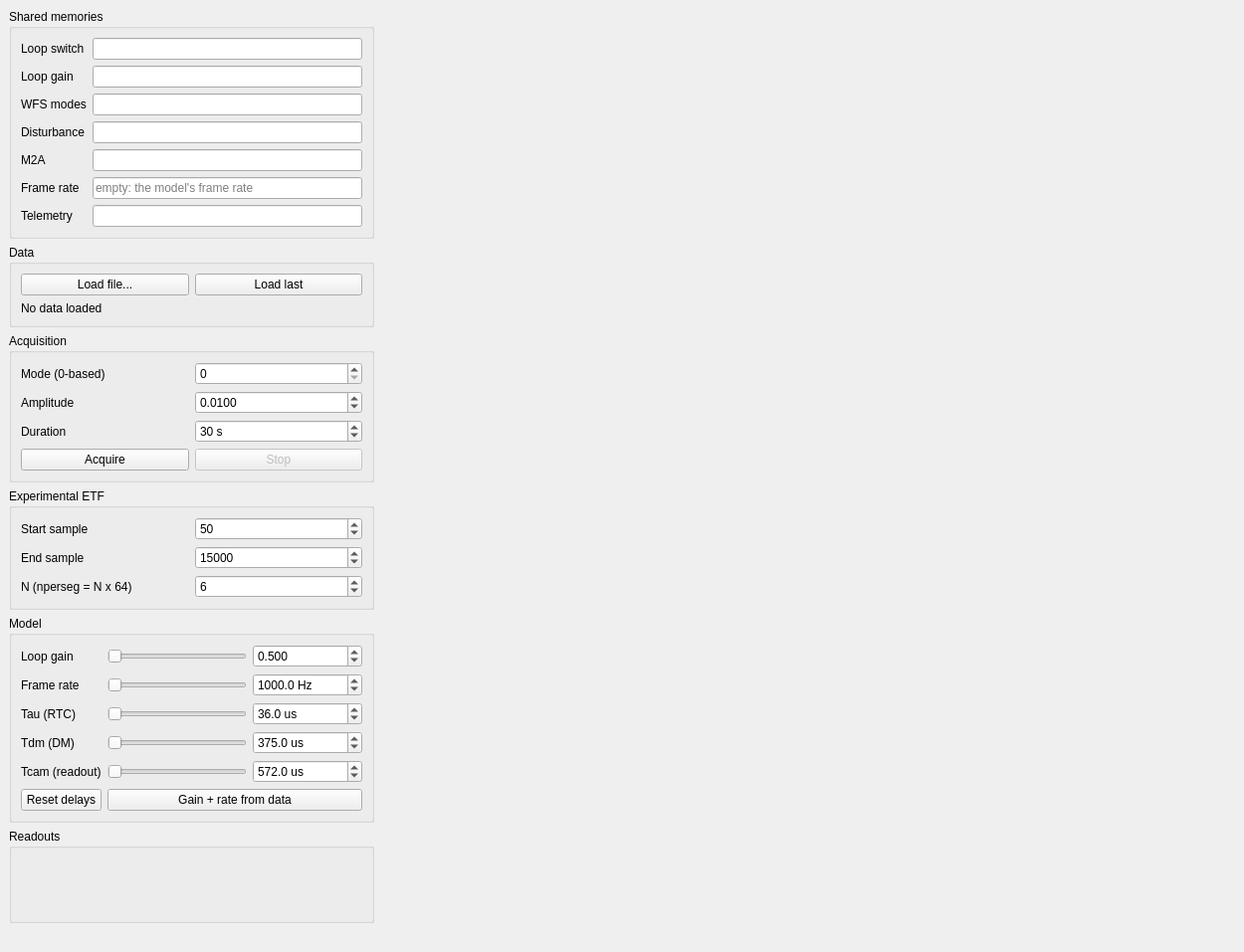
<?xml version="1.0" encoding="UTF-8"?>
<ui version="4.0">
 <class>MainWindow</class>
 <widget class="QMainWindow" name="MainWindow">
  <property name="geometry">
   <rect>
    <x>0</x>
    <y>0</y>
    <width>1250</width>
    <height>720</height>
   </rect>
  </property>
  <property name="windowTitle">
   <string>ETF</string>
  </property>
  <widget class="QWidget" name="centralwidget">
   <layout class="QHBoxLayout" name="mainLayout" stretch="0,1">
    <item>
     <layout class="QVBoxLayout" name="sideLayout">
      <item>
       <widget class="QGroupBox" name="shmGroup">
        <property name="title">
         <string>Shared memories</string>
        </property>
        <layout class="QFormLayout" name="shmForm">
         <item row="0" column="0">
          <widget class="QLabel" name="loopShmLabel">
           <property name="text">
            <string>Loop switch</string>
           </property>
          </widget>
         </item>
         <item row="0" column="1">
          <widget class="QLineEdit" name="loopShmEdit">
           <property name="toolTip">
            <string>Loop on/off SHM (0 open, 1 closed): closed for the first acquisition, open for the second. Left OPEN.</string>
           </property>
          </widget>
         </item>
         <item row="1" column="0">
          <widget class="QLabel" name="gainShmLabel">
           <property name="text">
            <string>Loop gain</string>
           </property>
          </widget>
         </item>
         <item row="1" column="1">
          <widget class="QLineEdit" name="gainShmEdit">
           <property name="toolTip">
            <string>Integrator gain SHM, read only: saved with the data (the model's gain)</string>
           </property>
          </widget>
         </item>
         <item row="2" column="0">
          <widget class="QLabel" name="modesShmLabel">
           <property name="text">
            <string>WFS modes</string>
           </property>
          </widget>
         </item>
         <item row="2" column="1">
          <widget class="QLineEdit" name="modesShmEdit">
           <property name="toolTip">
            <string>The modes measured by the WFS, recorded frame by frame (the acquisition follows its frames)</string>
           </property>
          </widget>
         </item>
         <item row="3" column="0">
          <widget class="QLabel" name="distShmLabel">
           <property name="text">
            <string>Disturbance</string>
           </property>
          </widget>
         </item>
         <item row="3" column="1">
          <widget class="QLineEdit" name="distShmEdit">
           <property name="toolTip">
            <string>DM channel taking the disturbance (actuators); zeroed at the end and on Stop</string>
           </property>
          </widget>
         </item>
         <item row="4" column="0">
          <widget class="QLabel" name="m2aShmLabel">
           <property name="text">
            <string>M2A</string>
           </property>
          </widget>
         </item>
         <item row="4" column="1">
          <widget class="QLineEdit" name="m2aShmEdit">
           <property name="toolTip">
            <string>Modes-to-actuators matrix (n_act x n_modes): the disturbance is the mode's column</string>
           </property>
          </widget>
         </item>
         <item row="5" column="0">
          <widget class="QLabel" name="fpsShmLabel">
           <property name="text">
            <string>Frame rate</string>
           </property>
          </widget>
         </item>
         <item row="5" column="1">
          <widget class="QLineEdit" name="fpsShmEdit">
           <property name="toolTip">
            <string>SHM holding the frame rate [Hz]; empty: the model's frame rate is used for the acquisition</string>
           </property>
           <property name="placeholderText">
            <string>empty: the model's frame rate</string>
           </property>
          </widget>
         </item>
         <item row="6" column="0">
          <widget class="QLabel" name="telemetryLabel">
           <property name="text">
            <string>Telemetry</string>
           </property>
          </widget>
         </item>
         <item row="6" column="1">
          <widget class="QLineEdit" name="telemetryEdit">
           <property name="toolTip">
            <string>Folder of the saved data (&lt;folder&gt;/&lt;date&gt;/&lt;tn&gt;/&lt;tn&gt;_data_rtf.npy) and of tmp/current_telemetry_folder.txt</string>
           </property>
          </widget>
         </item>
        </layout>
       </widget>
      </item>
      <item>
       <widget class="QGroupBox" name="dataGroup">
        <property name="title">
         <string>Data</string>
        </property>
        <layout class="QGridLayout" name="dataGrid">
         <item row="0" column="0">
          <widget class="QPushButton" name="loadButton">
           <property name="text">
            <string>Load file...</string>
           </property>
          </widget>
         </item>
         <item row="0" column="1">
          <widget class="QPushButton" name="loadLastButton">
           <property name="toolTip">
            <string>Newest ETF file in the folder named in &lt;telemetry&gt;/tmp/current_telemetry_folder.txt</string>
           </property>
           <property name="text">
            <string>Load last</string>
           </property>
          </widget>
         </item>
         <item row="1" column="0" colspan="2">
          <widget class="QLabel" name="dataLabel">
           <property name="text">
            <string>No data loaded</string>
           </property>
           <property name="wordWrap">
            <bool>true</bool>
           </property>
          </widget>
         </item>
        </layout>
       </widget>
      </item>
      <item>
       <widget class="QGroupBox" name="acquisitionGroup">
        <property name="title">
         <string>Acquisition</string>
        </property>
        <layout class="QGridLayout" name="acquisitionGrid">
         <item row="0" column="0">
          <widget class="QLabel" name="modeLabel">
           <property name="text">
            <string>Mode (0-based)</string>
           </property>
          </widget>
         </item>
         <item row="0" column="1">
          <widget class="QSpinBox" name="modeSpin">
           <property name="maximum">
            <number>10000</number>
           </property>
          </widget>
         </item>
         <item row="1" column="0">
          <widget class="QLabel" name="ampLabel">
           <property name="text">
            <string>Amplitude</string>
           </property>
          </widget>
         </item>
         <item row="1" column="1">
          <widget class="QDoubleSpinBox" name="ampSpin">
           <property name="decimals">
            <number>4</number>
           </property>
           <property name="maximum">
            <double>1.000000000000000</double>
           </property>
           <property name="singleStep">
            <double>0.001000000000000</double>
           </property>
           <property name="value">
            <double>0.010000000000000</double>
           </property>
          </widget>
         </item>
         <item row="2" column="0">
          <widget class="QLabel" name="durationLabel">
           <property name="text">
            <string>Duration</string>
           </property>
          </widget>
         </item>
         <item row="2" column="1">
          <widget class="QSpinBox" name="durationSpin">
           <property name="suffix">
            <string> s</string>
           </property>
           <property name="minimum">
            <number>1</number>
           </property>
           <property name="maximum">
            <number>600</number>
           </property>
           <property name="value">
            <number>30</number>
           </property>
          </widget>
         </item>
         <item row="3" column="0">
          <widget class="QPushButton" name="acquireButton">
           <property name="toolTip">
            <string>Runs daoEtfMeasure.py: closed loop then open loop with a random disturbance on the mode. The loop is left OPEN at the end.</string>
           </property>
           <property name="text">
            <string>Acquire</string>
           </property>
          </widget>
         </item>
         <item row="3" column="1">
          <widget class="QPushButton" name="stopButton">
           <property name="enabled">
            <bool>false</bool>
           </property>
           <property name="text">
            <string>Stop</string>
           </property>
          </widget>
         </item>
        </layout>
       </widget>
      </item>
      <item>
       <widget class="QGroupBox" name="experimentalGroup">
        <property name="title">
         <string>Experimental ETF</string>
        </property>
        <layout class="QGridLayout" name="experimentalGrid">
         <item row="0" column="0">
          <widget class="QLabel" name="startLabel">
           <property name="text">
            <string>Start sample</string>
           </property>
          </widget>
         </item>
         <item row="0" column="1">
          <widget class="QSpinBox" name="startSpin">
           <property name="maximum">
            <number>10000000</number>
           </property>
           <property name="value">
            <number>50</number>
           </property>
          </widget>
         </item>
         <item row="1" column="0">
          <widget class="QLabel" name="endLabel">
           <property name="text">
            <string>End sample</string>
           </property>
          </widget>
         </item>
         <item row="1" column="1">
          <widget class="QSpinBox" name="endSpin">
           <property name="minimum">
            <number>1</number>
           </property>
           <property name="maximum">
            <number>10000000</number>
           </property>
           <property name="value">
            <number>15000</number>
           </property>
          </widget>
         </item>
         <item row="2" column="0">
          <widget class="QLabel" name="nLabel">
           <property name="text">
            <string>N (nperseg = N x 64)</string>
           </property>
          </widget>
         </item>
         <item row="2" column="1">
          <widget class="QSpinBox" name="nSpin">
           <property name="toolTip">
            <string>Welch segment length: nperseg = N x 64</string>
           </property>
           <property name="minimum">
            <number>1</number>
           </property>
           <property name="maximum">
            <number>256</number>
           </property>
           <property name="value">
            <number>6</number>
           </property>
          </widget>
         </item>
        </layout>
       </widget>
      </item>
      <item>
       <widget class="QGroupBox" name="modelGroup">
        <property name="title">
         <string>Model</string>
        </property>
        <layout class="QGridLayout" name="modelGrid" columnstretch="0,1,0">
         <item row="0" column="0">
          <widget class="QLabel" name="gainLabel">
           <property name="text">
            <string>Loop gain</string>
           </property>
          </widget>
         </item>
         <item row="0" column="1">
          <widget class="QSlider" name="gainSlider">
           <property name="minimumSize">
            <size>
             <width>140</width>
             <height>0</height>
            </size>
           </property>
           <property name="orientation">
            <enum>Qt::Horizontal</enum>
           </property>
          </widget>
         </item>
         <item row="0" column="2">
          <widget class="QDoubleSpinBox" name="gainBox">
           <property name="minimumSize">
            <size>
             <width>110</width>
             <height>0</height>
            </size>
           </property>
           <property name="decimals">
            <number>3</number>
           </property>
           <property name="maximum">
            <double>1.500000000000000</double>
           </property>
           <property name="singleStep">
            <double>0.010000000000000</double>
           </property>
           <property name="value">
            <double>0.500000000000000</double>
           </property>
          </widget>
         </item>
         <item row="1" column="0">
          <widget class="QLabel" name="fsLabel">
           <property name="toolTip">
            <string>Sets Ti = 1 / frame rate</string>
           </property>
           <property name="text">
            <string>Frame rate</string>
           </property>
          </widget>
         </item>
         <item row="1" column="1">
          <widget class="QSlider" name="fsSlider">
           <property name="orientation">
            <enum>Qt::Horizontal</enum>
           </property>
          </widget>
         </item>
         <item row="1" column="2">
          <widget class="QDoubleSpinBox" name="fsBox">
           <property name="toolTip">
            <string>Sets Ti = 1 / frame rate</string>
           </property>
           <property name="suffix">
            <string> Hz</string>
           </property>
           <property name="decimals">
            <number>1</number>
           </property>
           <property name="minimum">
            <double>50.000000000000000</double>
           </property>
           <property name="maximum">
            <double>5000.000000000000000</double>
           </property>
           <property name="singleStep">
            <double>10.000000000000000</double>
           </property>
           <property name="value">
            <double>1000.000000000000000</double>
           </property>
          </widget>
         </item>
         <item row="2" column="0">
          <widget class="QLabel" name="tauLabel">
           <property name="toolTip">
            <string>RTC computation + transfer of the command to the DM</string>
           </property>
           <property name="text">
            <string>Tau (RTC)</string>
           </property>
          </widget>
         </item>
         <item row="2" column="1">
          <widget class="QSlider" name="tauSlider">
           <property name="orientation">
            <enum>Qt::Horizontal</enum>
           </property>
          </widget>
         </item>
         <item row="2" column="2">
          <widget class="QDoubleSpinBox" name="tauBox">
           <property name="toolTip">
            <string>RTC computation + transfer of the command to the DM</string>
           </property>
           <property name="suffix">
            <string> us</string>
           </property>
           <property name="decimals">
            <number>1</number>
           </property>
           <property name="maximum">
            <double>2000.000000000000000</double>
           </property>
           <property name="value">
            <double>36.000000000000000</double>
           </property>
          </widget>
         </item>
         <item row="3" column="0">
          <widget class="QLabel" name="tdmLabel">
           <property name="toolTip">
            <string>DM response (e.g. half of its settling time)</string>
           </property>
           <property name="text">
            <string>Tdm (DM)</string>
           </property>
          </widget>
         </item>
         <item row="3" column="1">
          <widget class="QSlider" name="tdmSlider">
           <property name="orientation">
            <enum>Qt::Horizontal</enum>
           </property>
          </widget>
         </item>
         <item row="3" column="2">
          <widget class="QDoubleSpinBox" name="tdmBox">
           <property name="toolTip">
            <string>DM response (e.g. half of its settling time)</string>
           </property>
           <property name="suffix">
            <string> us</string>
           </property>
           <property name="decimals">
            <number>1</number>
           </property>
           <property name="maximum">
            <double>2000.000000000000000</double>
           </property>
           <property name="value">
            <double>375.000000000000000</double>
           </property>
          </widget>
         </item>
         <item row="4" column="0">
          <widget class="QLabel" name="tcamLabel">
           <property name="toolTip">
            <string>Camera readout + transfer of the frame to the RTC</string>
           </property>
           <property name="text">
            <string>Tcam (readout)</string>
           </property>
          </widget>
         </item>
         <item row="4" column="1">
          <widget class="QSlider" name="tcamSlider">
           <property name="orientation">
            <enum>Qt::Horizontal</enum>
           </property>
          </widget>
         </item>
         <item row="4" column="2">
          <widget class="QDoubleSpinBox" name="tcamBox">
           <property name="toolTip">
            <string>Camera readout + transfer of the frame to the RTC</string>
           </property>
           <property name="suffix">
            <string> us</string>
           </property>
           <property name="decimals">
            <number>1</number>
           </property>
           <property name="maximum">
            <double>2000.000000000000000</double>
           </property>
           <property name="value">
            <double>572.000000000000000</double>
           </property>
          </widget>
         </item>
         <item row="5" column="0">
          <widget class="QPushButton" name="resetDelaysButton">
           <property name="toolTip">
            <string>Back to the delays given at start (--tau, --tdm, --tcam, or daoEtfDisp.ui)</string>
           </property>
           <property name="text">
            <string>Reset delays</string>
           </property>
          </widget>
         </item>
         <item row="5" column="1" colspan="2">
          <widget class="QPushButton" name="fromDataButton">
           <property name="text">
            <string>Gain + rate from data</string>
           </property>
          </widget>
         </item>
        </layout>
       </widget>
      </item>
      <item>
       <widget class="QGroupBox" name="readoutsGroup">
        <property name="title">
         <string>Readouts</string>
        </property>
        <layout class="QVBoxLayout" name="readoutsLayout">
         <item>
          <widget class="QLabel" name="latencyLabel">
           <property name="text">
            <string/>
           </property>
          </widget>
         </item>
         <item>
          <widget class="QLabel" name="bandwidthLabel">
           <property name="text">
            <string/>
           </property>
          </widget>
         </item>
         <item>
          <widget class="QLabel" name="errorLabel">
           <property name="text">
            <string/>
           </property>
          </widget>
         </item>
        </layout>
       </widget>
      </item>
      <item>
       <widget class="QLabel" name="statusLabel">
        <property name="text">
         <string/>
        </property>
        <property name="wordWrap">
         <bool>true</bool>
        </property>
       </widget>
      </item>
      <item>
       <spacer name="sideSpacer">
        <property name="orientation">
         <enum>Qt::Vertical</enum>
        </property>
        <property name="sizeHint" stdset="0">
         <size>
          <width>20</width>
          <height>40</height>
         </size>
        </property>
       </spacer>
      </item>
     </layout>
    </item>
    <item>
     <widget class="QWidget" name="plotView" native="true">
      <property name="minimumSize">
       <size>
        <width>700</width>
        <height>500</height>
       </size>
      </property>
     </widget>
    </item>
   </layout>
  </widget>
 </widget>
 <resources/>
 <connections/>
</ui>
